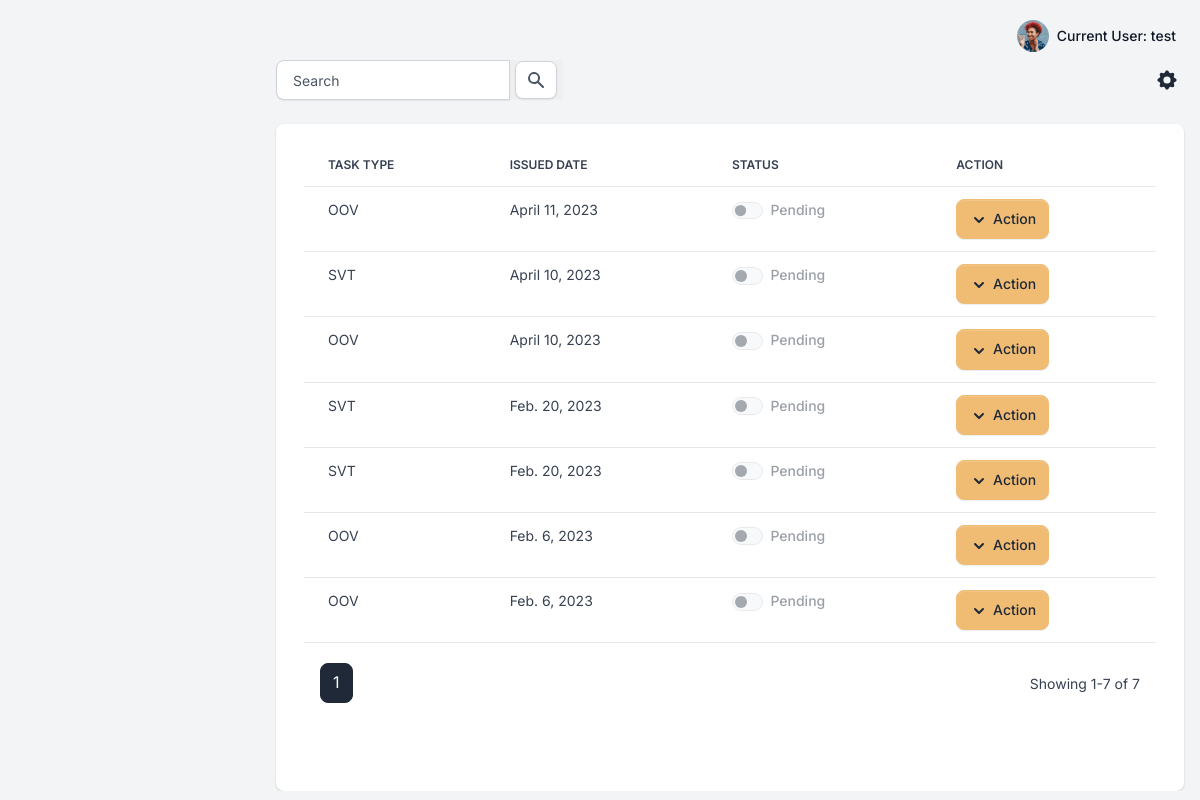
The page /reports/list (signed in) on the database as committed earlier.
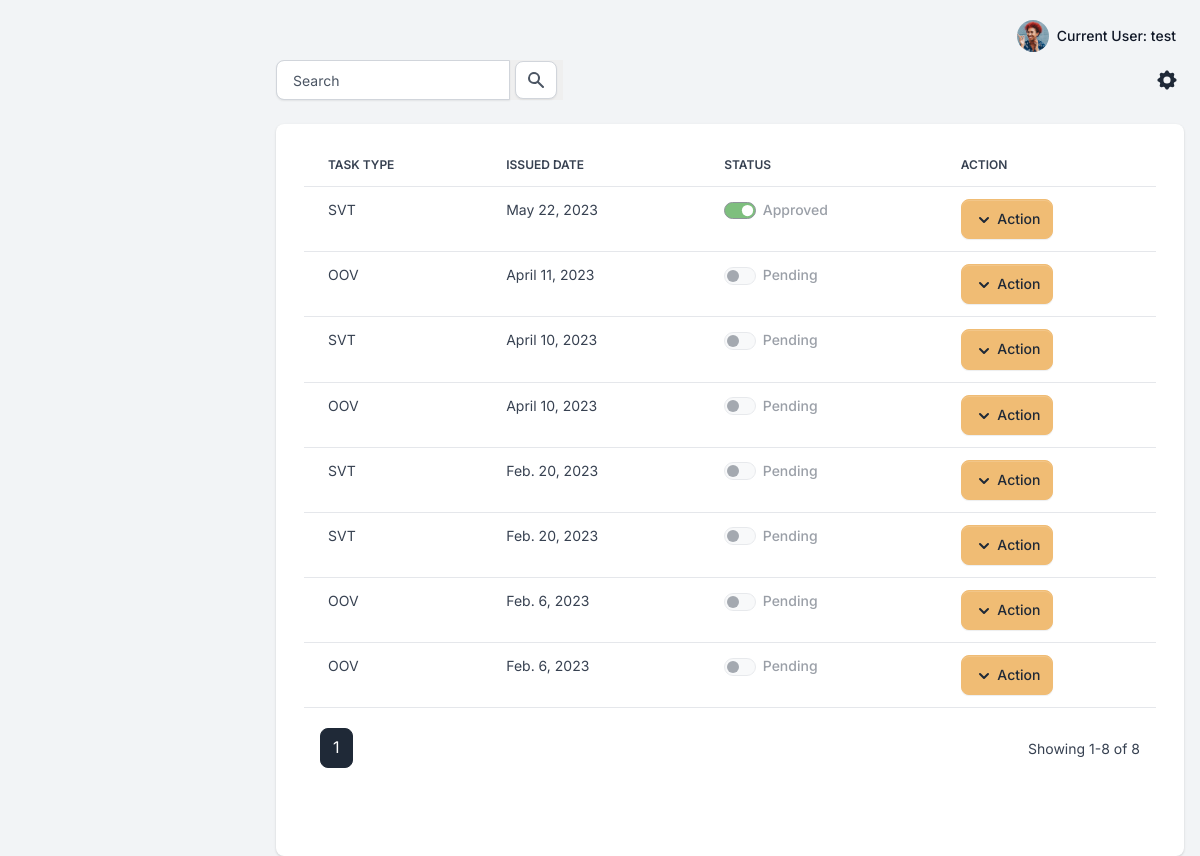
The same page on the database as committed later.
### apps/reports/models.py (models this page shows, shortened)
class Report(Model):
    STATUS_CHOICES= (
    ('Pending', 'Pending'),
    ('Approved', 'Approved'),
    )
    id=AutoField(primary_key=True,editable=False)
    owner = ForeignKey(Employee,on_delete=SET_NULL,null=True)
    task_type=ForeignKey(Task_type,on_delete=SET_NULL,null=True)
    created_at=DateTimeField(auto_now_add=True)
    status=CharField(max_length=50,choices=STATUS_CHOICES,default='Pending')
    description=TextField(null=True)

class Task_type(Model):
    id=AutoField(primary_key=True,editable=False)
    job_title=ForeignKey(Job_title,on_delete=CASCADE,null=True)
    type = CharField(max_length=50,null=True)
    def __str__(self):
        return self.type

### apps/reports/views.py (the view)
# urls.py: path('list',views.ReportListView.as_view(),name='list'),
class ReportListView(LoginRequiredMixin, View):
    template_name = 'reports/report_list.html'
    paginate_by = 10
    def get(self, request):
        department = Department.objects.all().values_list('department', flat=True)
        strval = request.GET.get("search", False)
        if request.user.is_authenticated:
            if strval:
                query = Q(description__icontains=strval)
                query.add(Q(owner__user__first_name__icontains=strval), Q.OR)
                query.add(Q(owner__user__last_name__icontains=strval), Q.OR)
                query.add(Q(task_type__type__icontains=strval), Q.OR)
                query.add(Q(owner__user=self.request.user), Q.AND)
                report_list = Report.objects.filter(query).select_related().order_by('-created_at')
            else:
                report_list = Report.objects.filter(owner__user=self.request.user).order_by('-created_at')
            paginator = Paginator(report_list, self.paginate_by)
            page_number = request.GET.get('page')
            page_obj = paginator.get_page(page_number)
            context = {
                'page_obj':page_obj,
                'search': strval,
            }
            return render(request, self.template_name, context)

### apps/context_processors.py (called while the page is built)
def cfg_assets_root(request):
    return { 'ASSETS_ROOT' : settings.ASSETS_ROOT }

### apps/reports/models.py (called while the page is built)
    @property
    def fullname(self):
        return self.user.first_name +" "+self.user.last_name

### apps/templates/reports/report_list.html (shortened to what the changed rows need)
{% extends "layouts/base.html" %}
{% block content %}
{% load humanize %}
  <div class="card card-body border-0 shadow table-wrapper table-responsive">
    <div class="container-fluid">
        <div class="row mb-5">
      <table class="table table-hover">
          <thead>
              <tr>
                  <th class="border-gray-200">Task Type</th>
                  <th class="border-gray-200">Issued Date</th>
                  <th class="border-gray-200">Status</th>
                  <th class="border-gray-200">Action</th>
              </tr>
          </thead>
          <tbody>
              {% if page_obj%}
              {% for report in page_obj %}
                        <tr>
                            <td><span class="fw-normal">{{report.task_type}}</span></td>
                            <td><span class="fw-normal">{{report.created_at|naturalday}}</span></td>
                            <td>
                                <span class="form-check form-switch">
                                    {% if report.status == 'Approved' %}
                                    <input class="form-check-input" type="checkbox" id="flexSwitchCheckChecked"  checked style="background-color: green;"  disabled>
                                    <label class="form-check-label" for="flexSwitchCheckChecked">Approved</label>
                                    {% else %}
                                    <input class="form-check-input" type="checkbox" id="flexSwitchCheckChecked" disabled>
                                    <label class="form-check-label" for="flexSwitchCheckChecked">Pending</label>
                                    {% endif %}
                                </span>
                            </td>
                            <td>
                                <div class="btn-group">
                                    <button type="button" class="btn btn-secondary dropdown-toggle dropdown-toggle-split" id="dropdownMenuReference" data-bs-toggle="dropdown" aria-expanded="false" data-bs-reference="parent">
                                        <svg class="icon icon-xs" fill="currentColor" viewBox="0 0 20 20" xmlns="http://www.w3.org/2000/svg"><path fill-rule="evenodd" d="M5.293 7.293a1 1 0 011.414 0L10 10.586l3.293-3.293a1 1 0 111.414 1.414l-4 4a1 1 0 01-1.414 0l-4-4a1 1 0 010-1.414z" clip-rule="evenodd"></path></svg>
                                        <span class="">Action</span>
                                    </button>
                                </div>
                            </td>
                        </tr>
                {% endfor %}
              {% endif %}
          </tbody>
      </table>
      <div class="card-footer px-3 border-0 d-flex flex-column flex-lg-row align-items-center justify-content-between">
          <nav aria-label="Page navigation example">
              <ul class="pagination mb-0">
                {% if page_obj %}
                        {% for page_number in page_obj.paginator.page_range %}
                            {% if page_number == page_obj.paginator.ELLIPSIS %}
                                {{page_number}}
                            {% else %}
                                <li {% if page_number == page_obj.number %} class="page-item active" {% else %} class="page-item" {% endif %}>
                                <a class="page-link" href="?page={{ page_number }}">{{page_number}}</a>
                                </li>
                            {% endif %}
                        {% endfor %}
                  {% endif %}
              </ul>
          </nav>
          <div class="fw-normal small mt-4 mt-lg-0">Showing {{ page_obj.start_index }}-{{ page_obj.end_index }} of {{ page_obj.paginator.count }}</div>
      </div>
    </div>
</div>
  </div>
{% endblock content %}

Rows that differ between the two databases and show on the page:
added Report: task_type "SVT", created_at "May 22, 2023"
Other text that changed with them:
{{ page_obj.end_index }}: "7" → "8"
{{ page_obj.paginator.count }}: "7" → "8"
